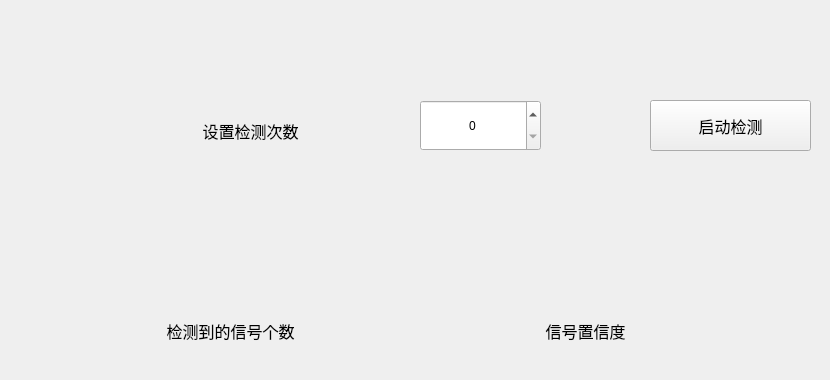
         <widget class="QWidget" name="page_2">
          <widget class="QLabel" name="label_131">
           <property name="geometry">
            <rect>
             <x>320</x>
             <y>300</y>
             <width>171</width>
             <height>51</height>
            </rect>
           </property>
           <property name="font">
            <font>
             <pointsize>12</pointsize>
            </font>
           </property>
           <property name="text">
            <string/>
           </property>
           <property name="alignment">
            <set>Qt::AlignCenter</set>
           </property>
          </widget>
          <widget class="QLabel" name="label_132">
           <property name="geometry">
            <rect>
             <x>480</x>
             <y>300</y>
             <width>211</width>
             <height>61</height>
            </rect>
           </property>
           <property name="font">
            <font>
             <pointsize>12</pointsize>
            </font>
           </property>
           <property name="text">
            <string>信号置信度</string>
           </property>
           <property name="alignment">
            <set>Qt::AlignCenter</set>
           </property>
          </widget>
          <widget class="QLabel" name="label_133">
           <property name="geometry">
            <rect>
             <x>150</x>
             <y>90</y>
             <width>201</width>
             <height>81</height>
            </rect>
           </property>
           <property name="font">
            <font>
             <pointsize>12</pointsize>
            </font>
           </property>
           <property name="text">
            <string>设置检测次数</string>
           </property>
           <property name="alignment">
            <set>Qt::AlignCenter</set>
           </property>
          </widget>
          <widget class="QLabel" name="label_134">
           <property name="geometry">
            <rect>
             <x>670</x>
             <y>290</y>
             <width>151</width>
             <height>61</height>
            </rect>
           </property>
           <property name="font">
            <font>
             <pointsize>12</pointsize>
            </font>
           </property>
           <property name="text">
            <string/>
           </property>
           <property name="alignment">
            <set>Qt::AlignCenter</set>
           </property>
          </widget>
          <widget class="QPushButton" name="pushButton_20">
           <property name="geometry">
            <rect>
             <x>650</x>
             <y>100</y>
             <width>161</width>
             <height>51</height>
            </rect>
           </property>
           <property name="font">
            <font>
             <pointsize>12</pointsize>
            </font>
           </property>
           <property name="text">
            <string>启动检测</string>
           </property>
          </widget>
          <widget class="QSpinBox" name="spinBox_6">
           <property name="geometry">
            <rect>
             <x>420</x>
             <y>100</y>
             <width>121</width>
             <height>51</height>
            </rect>
           </property>
           <property name="sizePolicy">
            <sizepolicy hsizetype="Maximum" vsizetype="Maximum">
             <horstretch>0</horstretch>
             <verstretch>0</verstretch>
            </sizepolicy>
           </property>
           <property name="maximumSize">
            <size>
             <width>9000</width>
             <height>3000</height>
            </size>
           </property>
           <property name="alignment">
            <set>Qt::AlignCenter</set>
           </property>
          </widget>
          <widget class="QLabel" name="label_135">
           <property name="geometry">
            <rect>
             <x>80</x>
             <y>290</y>
             <width>301</width>
             <height>81</height>
            </rect>
           </property>
           <property name="font">
            <font>
             <pointsize>12</pointsize>
            </font>
           </property>
           <property name="text">
            <string>检测到的信号个数</string>
           </property>
           <property name="alignment">
            <set>Qt::AlignCenter</set>
           </property>
          </widget>
         </widget>
